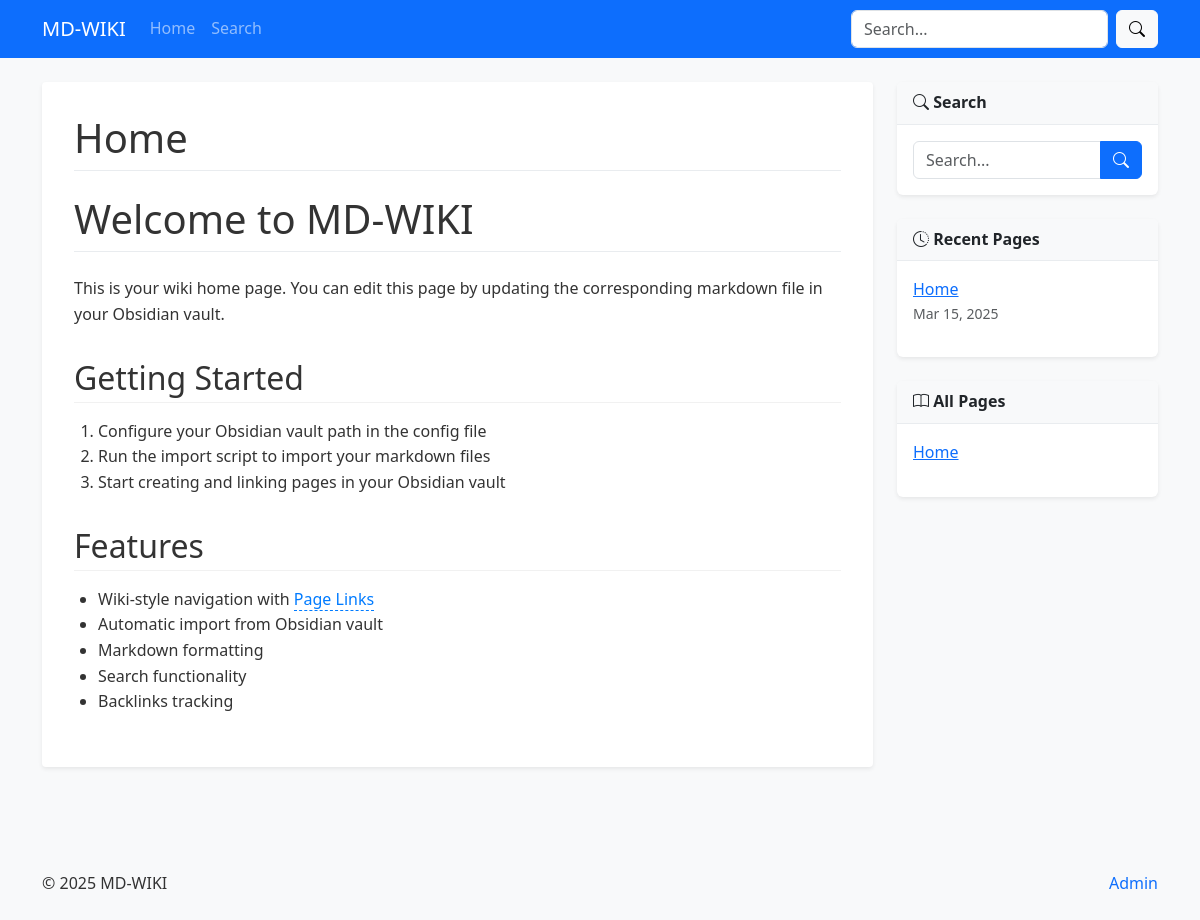
The page / on the database its author committed.
### tables this page shows
CREATE TABLE pages (
    id INT AUTO_INCREMENT PRIMARY KEY,
    title VARCHAR(255) NOT NULL,
    slug VARCHAR(255) NOT NULL UNIQUE,
    content_md TEXT NOT NULL,
    content_html TEXT NOT NULL,
    created_at DATETIME NOT NULL,
    updated_at DATETIME NOT NULL,
    file_path VARCHAR(255) NULL,
    file_modified BIGINT NULL,
    INDEX idx_title (title),
    INDEX idx_slug (slug),
    FULLTEXT INDEX ft_content (title, content_md)
);

### includes/database.php (called while the page is built, shortened)
<?php
function getDbConnection() {
    static $pdo;
    if (!$pdo) {
        try {
            $dsn = "mysql:host=" . DB_HOST . ";dbname=" . DB_NAME . ";charset=" . DB_CHARSET;
            $options = [
                PDO::ATTR_ERRMODE => PDO::ERRMODE_EXCEPTION,
                PDO::ATTR_DEFAULT_FETCH_MODE => PDO::FETCH_ASSOC,
                PDO::ATTR_EMULATE_PREPARES => false,
            ];
            $pdo = new PDO($dsn, DB_USER, DB_PASS, $options);
        } catch (PDOException $e) {
            if (DEBUG_MODE) {
                die("Database connection failed: " . $e->getMessage());
            } else {
                die("Database connection failed. Please try again later.");
            }
        }
    }
    return $pdo;
}
function dbQuery($sql, $params = []) {
    try {
        $pdo = getDbConnection();
        $stmt = $pdo->prepare($sql);
        $stmt->execute($params);
        return $stmt->fetchAll();
    } catch (PDOException $e) {
        if (DEBUG_MODE) {
            die("Query failed: " . $e->getMessage());
        } else {
            die("Database error. Please try again later.");
        }
    }
}
function dbQuerySingle($sql, $params = []) {
    try {
        $pdo = getDbConnection();
        $stmt = $pdo->prepare($sql);
        $stmt->execute($params);
        $result = $stmt->fetch();
        return $result !== false ? $result : null;
    } catch (PDOException $e) {
        if (DEBUG_MODE) {
            die("Query failed: " . $e->getMessage());
        } else {
            die("Database error. Please try again later.");
        }
    }
}

### includes/functions.php (called while the page is built, shortened)
<?php
require_once __DIR__ . '/database.php';
function h($str) {
    return htmlspecialchars($str, ENT_QUOTES, 'UTF-8');
}
function getPageBySlug($slug) {
    return dbQuerySingle("SELECT * FROM pages WHERE slug = ?", [$slug]);
}
function getAllPages() {
    return dbQuery("SELECT id, title, slug FROM pages ORDER BY title");
}
function getRecentPages($limit = 5) {
    return dbQuery(
        "SELECT id, title, slug, updated_at
         FROM pages
         ORDER BY updated_at DESC
         LIMIT ?",
        [$limit]
    );
}
function formatDatetime($datetime, $format = 'F j, Y, g:i a') {
    return date($format, strtotime($datetime));
}

### index.php (the view, shortened to what this page needs)
<?php
require_once __DIR__ . '/includes/database.php';
require_once __DIR__ . '/includes/functions.php';
$homePage = getPageBySlug('home');
$recentPages = getRecentPages(5);
$allPages = getAllPages();
include __DIR__ . '/includes/header.php';
?>
<div class="container mt-4">
    <div class="row">
        <div class="col-md-9">
            <article class="wiki-content">
                <h1><?= h($homePage['title']) ?></h1>
                <div class="content">
                    <?= $homePage['content_html'] ?>
                </div>
            </article>
        </div>
        <div class="col-md-3">
            <div class="card mb-4">
                <div class="card-header">
                    <i class="bi bi-search"></i> Search
                </div>
                <div class="card-body">
                    <form action="search.php" method="get">
                        <div class="input-group">
                            <input type="text" class="form-control" name="q" placeholder="Search...">
                            <button class="btn btn-primary" type="submit">
                                <i class="bi bi-search"></i>
                            </button>
                        </div>
                    </form>
                </div>
            </div>
            <div class="card mb-4">
                <div class="card-header">
                    <i class="bi bi-clock-history"></i> Recent Pages
                </div>
                <div class="card-body">
                    <ul class="list-unstyled">
                        <?php foreach ($recentPages as $page): ?>
                            <li class="mb-2">
                                <a href="page.php?slug=<?= h($page['slug']) ?>">
                                    <?= h($page['title']) ?>
                                </a>
                                <small class="text-muted d-block">
                                    <?= formatDatetime($page['updated_at'], 'M j, Y') ?>
                                </small>
                            </li>
                        <?php endforeach; ?>
                    </ul>
                </div>
            </div>
            <div class="card">
                <div class="card-header">
                    <i class="bi bi-book"></i> All Pages
                </div>
                <div class="card-body">
                    <div class="all-pages-list" style="max-height: 300px; overflow-y: auto;">
                        <ul class="list-unstyled">
                            <?php foreach ($allPages as $page): ?>
                                <li class="mb-1">
                                    <a href="page.php?slug=<?= h($page['slug']) ?>">
                                        <?= h($page['title']) ?>
                                    </a>
                                </li>
                            <?php endforeach; ?>
                        </ul>
                    </div>
                </div>
            </div>
        </div>
    </div>
</div>
<?php
include __DIR__ . '/includes/footer.php';
?>

### assets/css/style.css (style rules this page uses)
body { font-family: 'Segoe UI', Tahoma, Geneva, Verdana, sans-serif; line-height: 1.6; color: #333; background-color: #f8f9fa; }
.wiki-content { background-color: #fff; padding: 2rem; border-radius: 0.25rem; box-shadow: 0 0.125rem 0.25rem rgba(0, 0, 0, 0.075); margin-bottom: 2rem; }
.wiki-content h1 { margin-bottom: 1.5rem; padding-bottom: 0.5rem; border-bottom: 1px solid #e9ecef; }
.wiki-content h2 { margin-top: 2rem; margin-bottom: 1rem; padding-bottom: 0.25rem; border-bottom: 1px solid #f1f1f1; }
.wiki-content p { margin-bottom: 1.25rem; }
.wiki-content ul, .wiki-content ol { margin-bottom: 1.25rem; padding-left: 1.5rem; }
.wiki-link { color: #007bff; text-decoration: none; border-bottom: 1px dashed #007bff; }
.card { margin-bottom: 1.5rem; border: none; box-shadow: 0 0.125rem 0.25rem rgba(0, 0, 0, 0.075); }
.card-header { background-color: #f8f9fa; border-bottom: 1px solid #e9ecef; font-weight: 600; }
.all-pages-list { scrollbar-width: thin; }

### rows shown on the page
pages: title "Home", content_html "Welcome to MD-WIKI This is your wiki home page. You can edit this page by updating the corresponding markdown file in your Obsidian vault. Getting Started Configure your Obsidian vault path in the config file Run the import script to import your markdown files Start creating and linking pages in your Obsidian vault Features Wiki-style navigation with Page Links Automatic import from Obsidian vault Markdown formatting Search functionality Backlinks tracking", updated_at "Mar 15, 2025"

### other values the page prints
APP_NAME "MD-WIKI"
